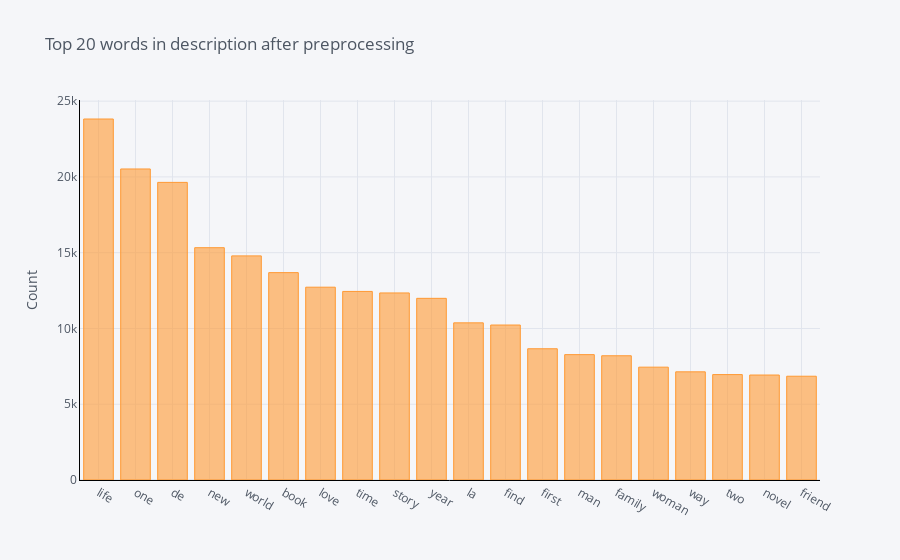

The notebook cell saved with this chart:
### Code cell
def get_top_n_words(corpus, n=None):
    vec = CountVectorizer(token_pattern='(?u)[a-zA-Z][a-z_]+').fit(corpus)
    bag_of_words = vec.transform(corpus)
    sum_words = bag_of_words.sum(axis=0) 
    words_freq = [(word, sum_words[0, idx]) for word, idx in vec.vocabulary_.items()]
    words_freq =sorted(words_freq, key = lambda x: x[1], reverse=True)
    return words_freq[:n]
common_words = get_top_n_words(train_full_preprocessed['book_desc'], 20)
df1 = pd.DataFrame(common_words, columns = ['DescText' , 'count'])
df1.groupby('DescText').sum()['count'].sort_values(ascending=False).iplot(
    kind='bar', yTitle='Count', linecolor='black', title='Top 20 words in description after preprocessing')

### Figure 1 — Plotly figure (JSON) as saved in the notebook; plotly's stock layout.template omitted (floating-point values rounded to 4 significant figures)
{"data": [{"marker": {"color": "rgba(255, 153, 51, 0.6)", "line": {"color": "rgba(255, 153, 51, 1.0)", "width": 1}}, "name": "count", "orientation": "v", "text": "", "type": "bar", "x": ["life", "one", "de", "new", "world", "book", "love", "time", "story", "year", "la", "find", "first", "man", "family", "woman", "way", "two", "novel", "friend"], "y": [23821, 20523, 19638, 15329, 14788, 13683, 12723, 12443, 12343, 11987, 10370, 10226, 8660, 8272, 8198, 7445, 7138, 6956, 6927, 6848]}], "layout": {"legend": {"bgcolor": "#F5F6F9", "font": {"color": "#4D5663"}}, "paper_bgcolor": "#F5F6F9", "plot_bgcolor": "#F5F6F9", "title": {"font": {"color": "#4D5663"}, "text": "Top 20 words in description after preprocessing"}, "xaxis": {"gridcolor": "#E1E5ED", "linecolor": "black", "showgrid": true, "tickfont": {"color": "#4D5663"}, "title": {"font": {"color": "#4D5663"}, "text": ""}, "zerolinecolor": "#E1E5ED"}, "yaxis": {"gridcolor": "#E1E5ED", "linecolor": "black", "showgrid": true, "tickfont": {"color": "#4D5663"}, "title": {"font": {"color": "#4D5663"}, "text": "Count"}, "zerolinecolor": "#E1E5ED"}}}
